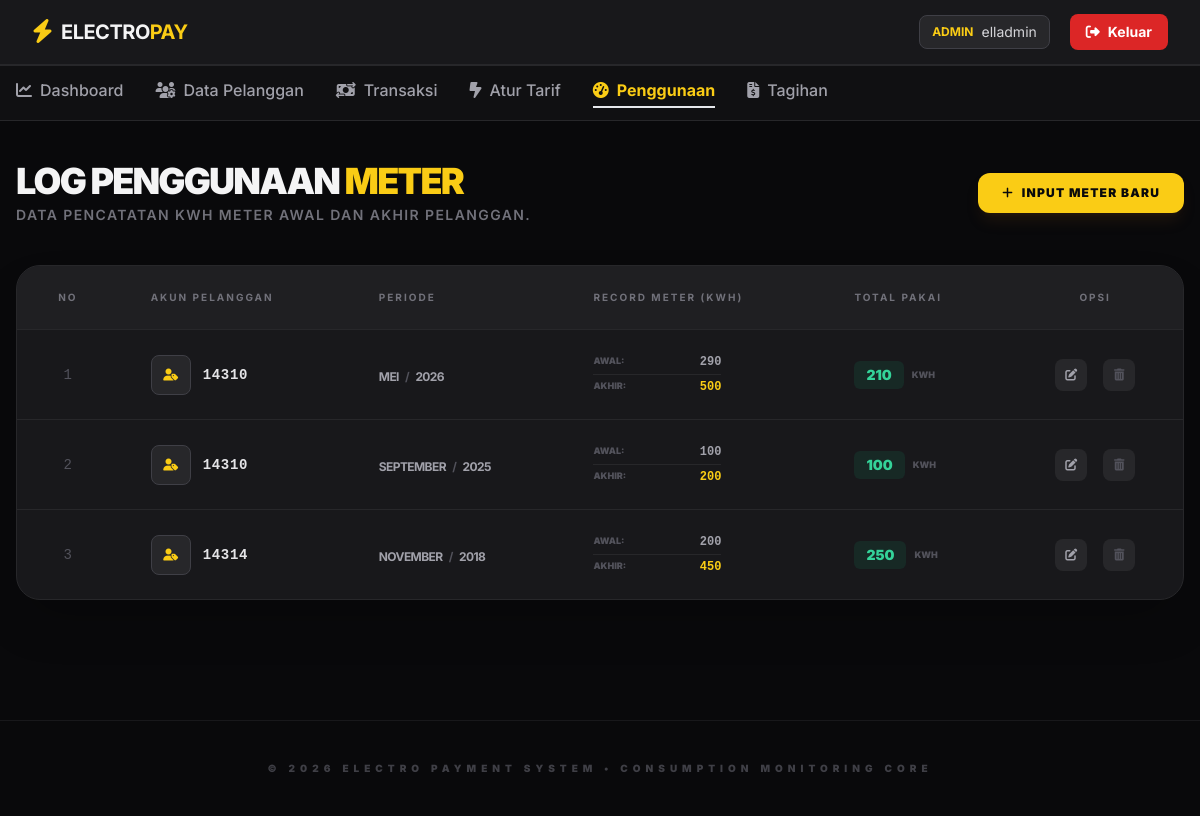
Page /data_penggunaan.php (signed in) on the earlier database version.
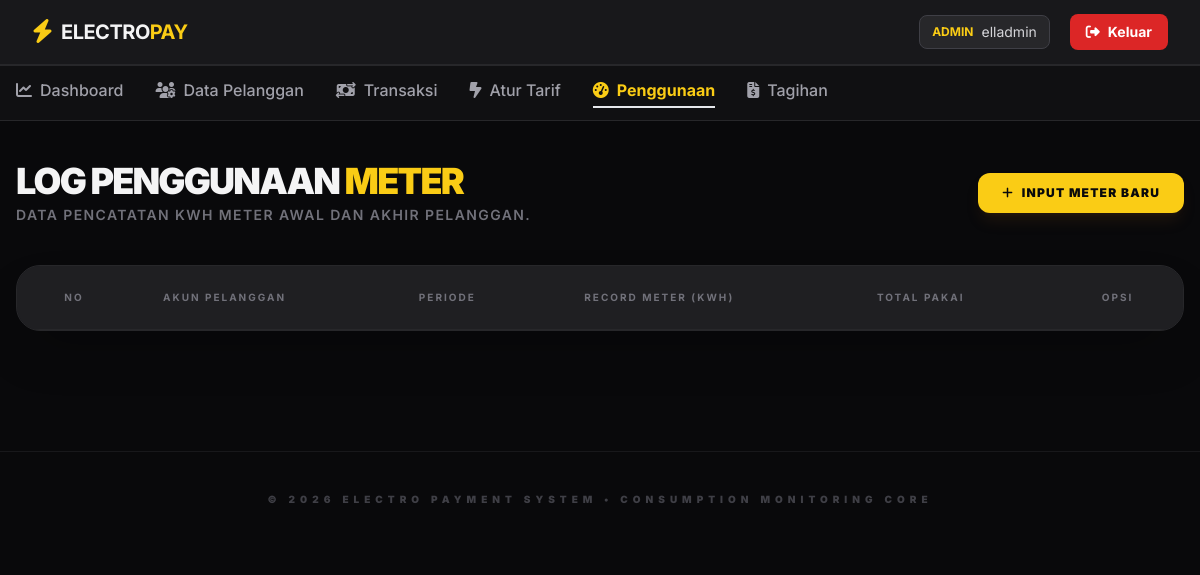
Same page on the later database version.
### tables this page shows
CREATE TABLE `payment_penggunaan` (
  `id` int(11) NOT NULL,
  `id_pelanggan` varchar(100) NOT NULL,
  `bulan` varchar(50) NOT NULL,
  `tahun` varchar(50) NOT NULL,
  `meterawal` int(11) NOT NULL,
  `meterakhir` int(11) NOT NULL
);

### data_penggunaan.php (the view, shortened to what this page needs)
<?php
include 'koneksi.php';
$query = mysqli_query($koneksi, "SELECT * FROM payment_penggunaan ORDER BY id DESC") or die(mysqli_error($koneksi));
?>
<!DOCTYPE html>
<html lang="en">
<head>
    <script src="https://cdn.tailwindcss.com"></script>
    <link rel="stylesheet" href="https://cdnjs.cloudflare.com/ajax/libs/font-awesome/6.5.1/css/all.min.css" />
</head>
<body class="bg-zinc-950 text-zinc-100 min-h-screen">
    <nav class="bg-zinc-900 border-b border-zinc-800 sticky top-0 z-50">
        <div class="max-w-7xl mx-auto px-4 sm:px-6 lg:px-8">
            <div class="flex justify-between h-16 items-center">
                <div class="flex items-center gap-2">
                    <span class="text-yellow-brand text-2xl"><i class="fa-solid fa-bolt"></i></span>
                    <span class="font-bold text-xl tracking-tight uppercase">ELECTRO<span class="text-yellow-brand">PAY</span></span>
                </div>
                <div class="flex items-center gap-3">
                    <div class="hidden sm:flex items-center bg-zinc-800 px-3 py-1.5 rounded-lg border border-zinc-700 mr-2">
                        <span class="text-xs font-bold text-yellow-brand mr-2">ADMIN</span>
                        <span class="text-sm text-zinc-300"><?php echo $_SESSION['user']; ?></span>
                    </div>
                    <a href="logout.php" class="bg-red-600 hover:bg-red-700 text-white px-4 py-2 rounded-lg text-sm font-bold transition-all flex items-center gap-2">
                        <i class="fa-solid fa-right-from-bracket"></i> <span class="hidden md:inline">Keluar</span>
                    </a>
                </div>
            </div>
        </div>
    </nav>
    <div class="bg-zinc-900/50 border-y border-zinc-800 sticky top-16 z-40 backdrop-blur-md">
        <div class="max-w-7xl mx-auto px-4">
            <ul class="flex overflow-x-auto py-3 gap-8 no-scrollbar">
                <li>
                    <a href="index.php" class="text-zinc-400 hover:text-yellow-brand font-medium flex items-center gap-2 whitespace-nowrap transition-colors">
                        <i class="fa-solid fa-chart-line"></i> Dashboard
                    </a>
                </li>
                <li>
                    <a href="data_pelanggan.php" class="text-zinc-400 hover:text-yellow-brand font-medium flex items-center gap-2 whitespace-nowrap transition-colors">
                        <i class="fa-solid fa-users-gear"></i> Data Pelanggan
                    </a>
                </li>
                <li>
                    <a href="data_pembayaran.php" class="text-zinc-400 hover:text-yellow-brand font-medium flex items-center gap-2 whitespace-nowrap transition-colors">
                        <i class="fa-solid fa-money-bill-transfer"></i> Transaksi
                    </a>
                </li>
                <li>
                    <a href="data_tarif.php" class="text-zinc-400 hover:text-yellow-brand font-medium flex items-center gap-2 whitespace-nowrap transition-colors">
                        <i class="fa-solid fa-bolt-lightning"></i> Atur Tarif
                    </a>
                </li>
                <li>
                    <a href="data_penggunaan.php" class="text-yellow-brand font-bold flex items-center gap-2 whitespace-nowrap border-b-2 border-yellow-brand pb-1">
                        <i class="fa-solid fa-gauge-high"></i> Penggunaan
                    </a>
                </li>
                <li>
                    <a href="data_tagihan.php" class="text-zinc-400 hover:text-yellow-brand font-medium flex items-center gap-2 whitespace-nowrap transition-colors">
                        <i class="fa-solid fa-file-invoice-dollar"></i> Tagihan
                    </a>
                </li>
            </ul>
        </div>
    </div>
    <main class="max-w-7xl mx-auto px-4 py-10">
        <div class="flex flex-col md:flex-row md:items-center justify-between gap-6 mb-10">
            <div>
                <h2 class="text-4xl font-black tracking-tighter uppercase">Log Penggunaan <span class="text-yellow-brand">Meter</span></h2>
                <p class="text-zinc-500 text-sm mt-1 uppercase tracking-widest font-semibold text-[10px]">Data pencatatan kWh meter awal dan akhir pelanggan.</p>
            </div>
            <div class="flex gap-3">
                <a href="form_add_penggunaan.php" class="bg-yellow-brand hover:bg-yellow-400 text-zinc-950 px-6 py-3 rounded-xl font-black text-xs uppercase tracking-widest flex items-center gap-2 transition-all shadow-lg shadow-yellow-900/20">
                    <i class="fa-solid fa-plus"></i> Input Meter Baru
                </a>
            </div>
        </div>
        <div class="bg-zinc-900 rounded-3xl border border-zinc-800 shadow-2xl overflow-hidden">
            <div class="overflow-x-auto">
                <table class="w-full text-left border-collapse">
                    <thead>
                        <tr class="bg-zinc-800/50 text-zinc-500 text-[10px] uppercase tracking-[0.2em] border-b border-zinc-800">
                            <th class="px-8 py-6 text-center">No</th>
                            <th class="px-8 py-6">Akun Pelanggan</th>
                            <th class="px-8 py-6">Periode</th>
                            <th class="px-8 py-6">Record Meter (kWh)</th>
                            <th class="px-8 py-6">Total Pakai</th>
                            <th class="px-8 py-6 text-center">Opsi</th>
                        </tr>
                    </thead>
                    <tbody class="divide-y divide-zinc-800">
                        <?php
                            $no = 1;
                            while ($row = mysqli_fetch_array($query)) {
                                $konsumsi = $row['meterakhir'] - $row['meterawal'];
                        ?>
                        <tr class="hover:bg-zinc-800/30 transition-all group">
                            <td class="px-8 py-6 text-center text-zinc-600 font-mono text-sm"><?= $no++; ?></td>
                            <td class="px-8 py-6">
                                <div class="flex items-center gap-3">
                                    <div class="w-10 h-10 rounded-lg bg-zinc-800 flex items-center justify-center text-yellow-brand border border-zinc-700">
                                        <i class="fa-solid fa-user-tag text-xs"></i>
                                    </div>
                                    <span class="text-zinc-200 font-mono font-bold tracking-wider text-sm"><?= $row['id_pelanggan']; ?></span>
                                </div>
                            </td>
                            <td class="px-8 py-6">
                                <span class="text-zinc-400 font-bold text-xs uppercase tracking-tighter">
                                    <?= $row['bulan'] ?> <span class="text-zinc-600 px-1">/</span> <?= $row['tahun'] ?>
                                </span>
                            </td>
                            <td class="px-8 py-6">
                                <div class="flex flex-col gap-1">
                                    <div class="flex justify-between w-32">
                                        <span class="text-[9px] uppercase font-black text-zinc-600">Awal:</span>
                                        <span class="text-xs font-mono font-bold text-zinc-400"><?= number_format($row['meterawal'], 0, ',', '.'); ?></span>
                                    </div>
                                    <div class="flex justify-between w-32 border-t border-zinc-800 pt-1">
                                        <span class="text-[9px] uppercase font-black text-zinc-600">Akhir:</span>
                                        <span class="text-xs font-mono font-bold text-yellow-brand"><?= number_format($row['meterakhir'], 0, ',', '.'); ?></span>
                                    </div>
                                </div>
                            </td>
                            <td class="px-8 py-6">
                                <div class="flex items-center gap-2">
                                    <span class="bg-emerald-500/10 text-emerald-400 px-3 py-1 rounded-md font-black text-sm">
                                        <?= $konsumsi ?>
                                    </span>
                                    <span class="text-[9px] font-black text-zinc-600 uppercase">kWh</span>
                                </div>
                            </td>
                            <td class="px-8 py-6">
                                <div class="flex items-center justify-center gap-4">
                                    <a href="form_edit_penggunaan.php?Id=<?= $row['id'] ?>" class="w-8 h-8 rounded-lg bg-zinc-800 text-zinc-400 hover:text-yellow-brand hover:bg-zinc-700 flex items-center justify-center transition-all">
                                        <i class="fa-solid fa-pen-to-square text-xs"></i>
                                    </a>
                                    <a href="delete_data_penggunaan.php?Id=<?= $row['id'] ?>"
                                       class="w-8 h-8 rounded-lg bg-zinc-800 text-zinc-600 hover:text-red-500 hover:bg-red-500/10 flex items-center justify-center transition-all"
                                       onclick="return confirm('Hapus record penggunaan ini? Tagihan terkait akan terpengaruh.')">
                                        <i class="fa-solid fa-trash-can text-xs"></i>
                                    </a>
                                </div>
                            </td>
                        </tr>
                        <?php } ?>
                    </tbody>
                </table>
            </div>
        </div>
    </main>
    <footer class="text-center py-10 border-t border-zinc-900 mt-20">
        <p class="text-zinc-700 text-[10px] font-black uppercase tracking-[0.5em]">
            &copy; <?= date('Y'); ?> Electro Payment System &bull; Consumption Monitoring Core
        </p>
    </footer>
</body>
</html>

### data_penggunaan.php (style rules this page uses)
body { font-family: 'Inter', sans-serif; }
.bg-yellow-brand { background-color: #FACC15; }
.text-yellow-brand { color: #FACC15; }

Differences in the rows shown:
removed payment_penggunaan: id_pelanggan "14310", bulan "MEI", tahun "2026", meterawal "290", meterakhir "500", konsumsi "210"
removed payment_penggunaan: id_pelanggan "14310", bulan "SEPTEMBER", tahun "2025", meterawal "100", meterakhir "200"
removed payment_penggunaan: id_pelanggan "14314", bulan "NOVEMBER", tahun "2018", meterawal "200", meterakhir "450", konsumsi "250"
